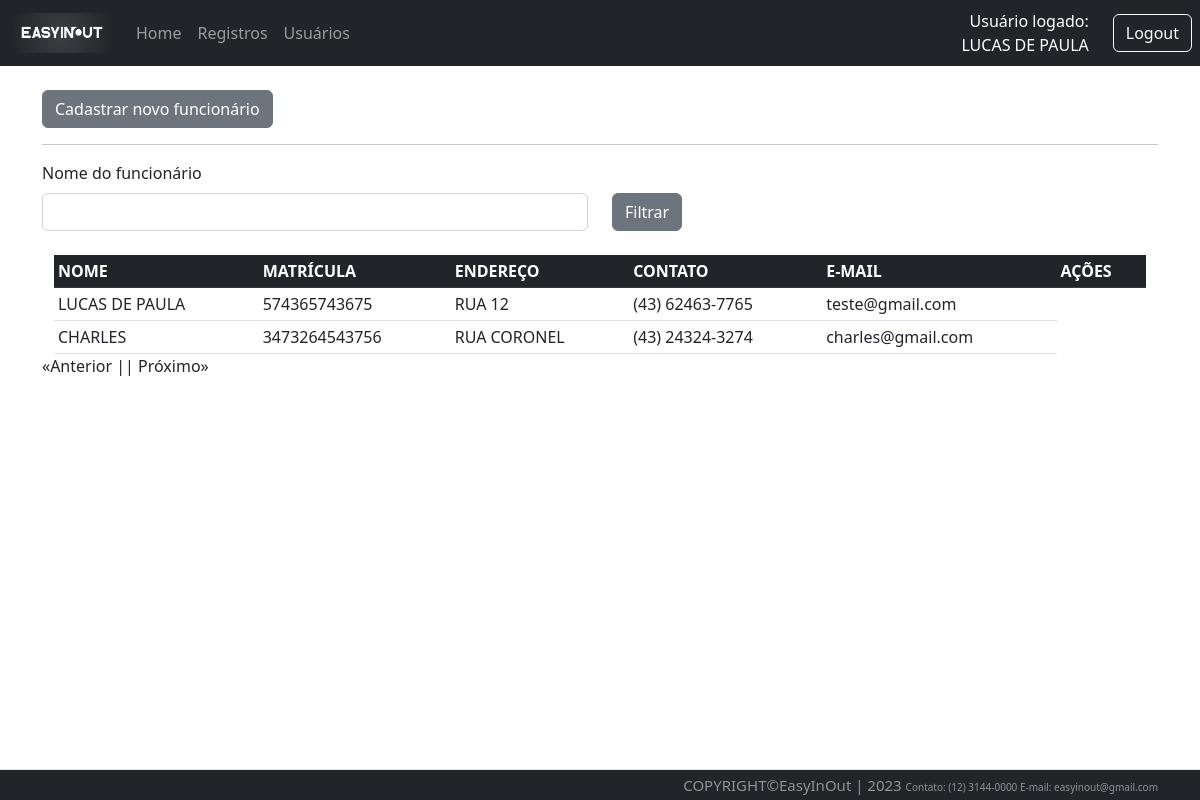
Page /func/list (signed in) on the committed database.
### Src/Model/BancoDados.py (models this page shows, shortened)
class FuncBd(UserMixin,db.Model):
  id = db.Column(db.Integer, primary_key=True, autoincrement=True)
  mat = db.Column(db.Integer, unique=True)
  nome = db.Column(db.String(150))
  endereco = db.Column(db.String(150))
  contato = db.Column(db.String(150))
  email = db.Column(db.String(150))
  senha = db.Column(db.String(150))

### Src/View/Func.py (the view)
@Func.route('/list', defaults={'page':1}, methods=['GET'])
@Func.route('/list/<int:page>', methods=['GET'])
@login_required
def listFunc(page):
  _funcFilter=request.values.get('nomeFuncionario')
  if _funcFilter == 'None' or _funcFilter is None:
    _funcFilter=""
  return render_template('listaFuncionario.html', listData=FuncsController.List(page,_funcFilter),_nomeFunc=_funcFilter)

### Src/Controller/Funcs.py (called while the page is built)
  def List(page,_funcFilter, per_page=15):
    print(_funcFilter)
    if len(_funcFilter)<1 :
      query = FuncBd.query.paginate(page=page, per_page=per_page)
      queryCount = FuncBd.query.count()
    else:
      query = FuncBd.query.filter(FuncBd.nome.like('%'+_funcFilter+'%')).paginate(page=page, per_page=per_page)
      queryCount = FuncBd.query.count()
    return {
      "regFunc": query,
      "count": queryCount,
      "page": page,
      "per_page": per_page
    }

### Src/View/Login.py (called while the page is built)
@login_manager.user_loader
def load_user(employee_id):
  funcionario = FuncBd.query.filter_by(id=employee_id).first()
  return funcionario

### Templates/listaFuncionario.html (shortened to what this page needs)
{% extends 'base.html' %}
{% block conteudo %}
<br>
<a href="{{url_for('router.func.createFunc')}}" class="btn btn-secondary btn-xs">Cadastrar novo funcionário</a>
<hr>
<div class="row">
    <label class="form-label" for="form3Example4">Nome do funcionário</label>
    <fieldset class="form-group col-md-6">
        <form action="{{url_for('router.func.listFunc')}}" method="GET">
            <input type="text" class="form-control" name="nomeFuncionario" value="{{_nomeFunc}}">
    </fieldset>
    <fieldset class="form-group col-md-4">
        <button type="submit" class="btn btn-secondary">Filtrar</button>
    </fieldset>
</div>
<br>
<section class="intro">
    <div class="mask d-flex align-items-center h-100">
      <div class="container ">
        <div class="row justify-content-center">
          <div class="col-xl">
            <div class="bg-white ">
              <table class="table table-sm mb-0 text-xsmall">
                <thead class="table-dark">
                  <tr>
                    <th scope="col">NOME</th>
                    <th scope="col">MATRÍCULA</th>
                    <th scope="col">ENDEREÇO</th>
                    <th scope="col">CONTATO</th>
                    <th scope="col">E-MAIL</th>
                    <th scope="col">AÇÕES</th>
                  </tr>
                </thead>
                <tbody>
                  {% for registro in listData['regFunc'].items %}
                  {% if not registro.nome == "ADMIN" %}
                  <tr>
                    <td>{{registro.nome}}</td>
                    <td>{{registro.mat}}</td>
                    <td>{{registro.endereco}}</td>
                    <td>{{registro.contato}}</td>
                    <td>{{registro.email}}</td>
                  </tr>
                  {% endif %}
                  {% endfor %}
                </tbody>
              </table>
            </div>
          </div>
        </div>
      </div>
    </div>
</section>
<div style="display: flex;">
    {% if listData['regFunc'].has_prev %}
    <a href="{{listData['regFunc'].prev_num}}?nomeFuncionario={{_nomeFunc}}">«Anterior |</a>
    {% else %}
    <p>«Anterior |</p>
    {% endif %}
    {% if listData['regFunc'].has_next %}
      {% if listData['page'] == 1%}
        <a href="list/{{listData['regFunc'].next_num}}?nomeFuncionario={{_nomeFunc}}">| Próximo»</a>
      {% else %}
        <a href="{{listData['regFunc'].next_num}}?nomeFuncionario={{_nomeFunc}}">| Próximo»</a>
      {% endif %}
    {% else %}
    <p>| Próximo»</p>
    {% endif %}
</div>
{% endblock conteudo %}

### Templates/top.html (shortened to what this page needs)
<div id="containers">
{% if not current_user.nome %}
<nav class="navbar navbar-expand-lg navbar-dark bg-dark">
          <div class="container-fluid">
              <a class="navbar-brand" href="{{url_for('router.home.index')}}">
                <img src="{{url_for('static', filename='Images/easyinout.png')}}"
             style="width: 100px; height: 40px;">
              </a>
              <div class="collapse navbar-collapse" id="navbarSupportedContent">
                  <ul class="navbar-nav me-auto mb-2 mb-lg-0">
                    <li class="nav-item">
                        <a class="nav-link" href="{{url_for('router.home.index')}}">Home</a>
                    </li>
                    <li class="nav-item">
                        <a class="nav-link" href="{{url_for('router.about.sobre')}}">Sobre Nós</a>
                    </li>
                  </ul>
              </div>
              <div class="text-end">
                  <a type="button" class="btn btn-outline-light me-2" href="{{url_for('router.login.login')}}">Login</a>
              </div>
          </div>
      </nav>
{% else %}
        <nav class="navbar navbar-expand-lg navbar-dark bg-dark">
            <div class="container-fluid">
                <a class="navbar-brand" href="{{url_for('router.home.index')}}">
                  <img src="{{url_for('static', filename='Images/easyinout.png')}}"
             style="width: 100px; height: 40px;">
                </a>
                <div class="collapse navbar-collapse"
                    id="navbarSupportedContent">
                    <ul class="navbar-nav me-auto mb-2 mb-lg-0">
                        <li class="nav-item">
                            <a class="nav-link" href="{{url_for('router.home.index')}}">Home</a>
                        </li>
                        <li class="nav-item">
                            <a class="nav-link" href="{{url_for('router.traffic.list')}}">Registros</a>
                        </li>
                        <li class="nav-item">
                            <a class="nav-link"href="{{url_for('router.user.listUser')}}">Usuários</a>
                        </li>
                    </ul>
                </div>
            </div>
            <div class="text-end me-4" style="text-align:right; color:white; width:500px ">
              Usuário logado:<br>{{current_user.nome}}
            </div>
            <div class="text-end">
                <a type="button" class="btn btn-outline-light me-2" href="{{url_for('router.login.logout')}}">Logout</a>
            </div>
        </nav>
</div>
{% endif %}

### Public/style.css (style rules this page uses)
.intro { height: 100%; width: 100%; }

### Templates/base.html (style rules this page uses)
body { min-height: 100% }

### rows in the picture
FuncBd: nome "LUCAS DE PAULA", mat "574365743675", endereco "RUA 12", contato "(43) 62463-7765", email "teste@gmail.com"
FuncBd: nome "CHARLES", mat "3473264543756", endereco "RUA CORONEL", contato "(43) 24324-3274", email "charles@gmail.com"
